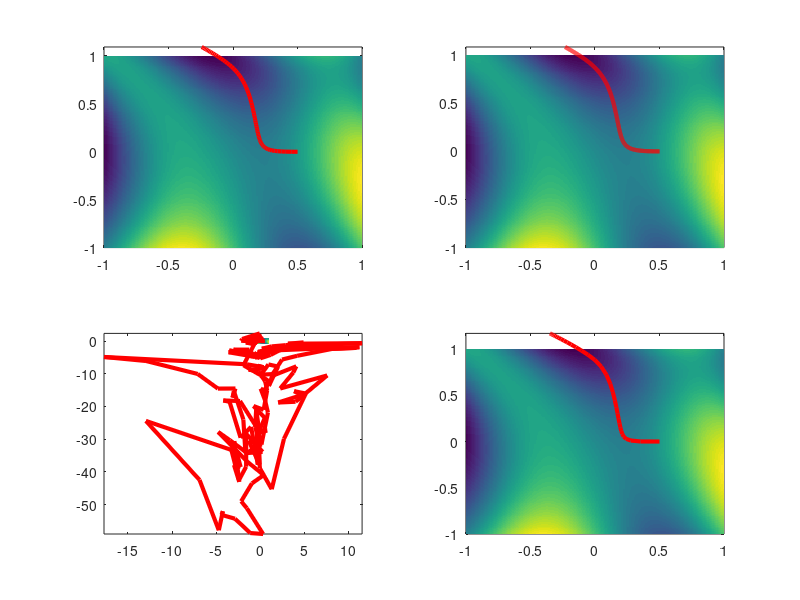
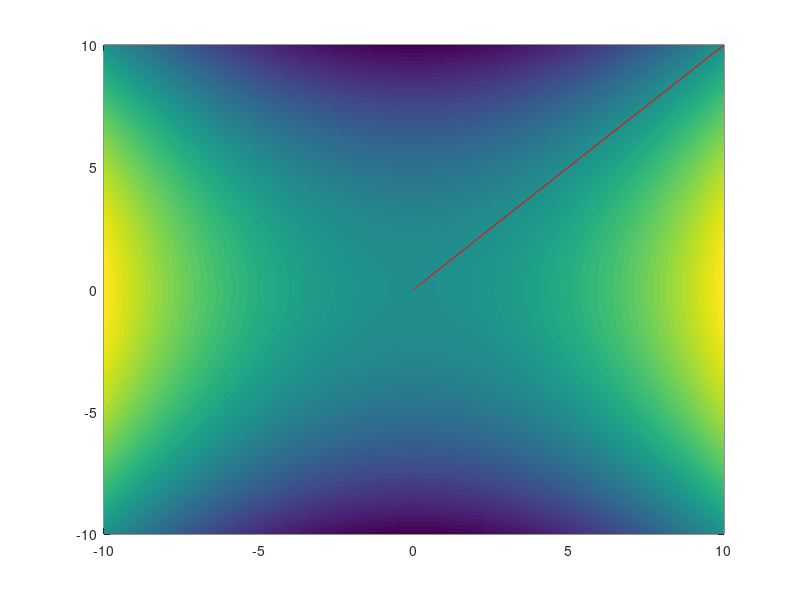

MATLAB code to generate these figures, in order:
clear all
clc

%Exercice 1
%A

[x,y]=meshgrid(-1:0.01:1,-1:0.01:1);
z =sin((1/2)*(x.^2)-(1/4)*(y.^2)+3).*cos(2*x+1+exp(y));

cont = 0;
aux = 0; %Aux store the value of the direction in the instant n-1. At the beginning the value is 0.
iterationsA = 0;
sol = [0.5,0]';%Start point
close all
subplot(2,2,1),pcolor(x,y,z),shading flat;hold on;
while(cont <= 5) %To stop the loop. cont will determine when it has to stop. (When the minimun ranges in very small values)
       x=sol(1);
       y=sol(2);
       dx = (cos((1/2)*(x.^2)-(1/4)*(y.^2)+3)*x*cos(2*x+1+exp(y)))-(sin(2*x+1+exp(y))*2*sin((1/2)*(x.^2)-(1/4)*(y.^2)+3));
       dy = (-cos((1/2)*(x.^2)-(1/4)*(y.^2)+3)*((2/4)*y)*cos(2*x+1+exp(y)))-(sin(2*x+1+exp(y))*exp(y)*sin((1/2)*(x.^2)-(1/4)*(y.^2)+3));
       aux = sol;
       sol = aux - 0.1 * [dx;dy];
       plot([aux(1) sol(1)],[aux(2) sol(2)],'r', 'LineWidth',3)
       iterationsA = iterationsA+1;
       if(abs(aux-sol) < 0.01)%if the current step defferentiates 0.01 of the previus one, 
           cont = cont+1;%the cont is incresead
       else
           cont = 0;
       end;
       pause(0.05)
end;
iterationsA %With 0.1 ratio of learning needs 69 iteratios.
sol

%B

[x,y]=meshgrid(-1:0.01:1,-1:0.01:1);
z =sin(1/2.*(x.^2)-1/4.*(y.^2)+3).*cos(2*x+1+exp(y));

cont = 0;
aux = 0; %Aux store the value of the direction in the instant n-1. At the beginning the value is 0.
iterationsB = 0;
sol = [0.5,0]';%Start point
subplot(2,2,2),pcolor(x,y,z),shading flat;hold on;
while(cont <= 5) %To stop the loop. cont will determine when it has to stop. (When the minimun ranges in very small values)
       x=sol(1);
       y=sol(2);
       dx = (cos(1/2.*(x.^2)-1/4.*(y.^2)+3)*x.*cos(2.*x+1+exp(y)))-(sin(2*x+1+exp(y))*2*sin(1/2.*(x.^2)-1/4.*(y.^2)+3));
       dy = (-cos(1/2.*(x.^2)-1/4.*(y.^2)+3)*(2/4.*y).*cos(2.*x+1+exp(y)))-(sin(2*x+1+exp(y))*exp(y)*sin(1/2.*(x.^2)-1/4.*(y.^2)+3));
       aux = sol;
       sol = aux - 0.01 * [dx;dy];
       plot([aux(1) sol(1)],[aux(2) sol(2)],'r', 'LineWidth',3)
       iterationsB = iterationsB+1;
       if(abs(aux-sol) < 0.0008)%if the current step defferentiates 0.0008 of the previus one, 
           cont = cont+1;%the cont is incresead
       else
           cont = 0;
       end;
       pause(0.05)
end;
iterationsB %With 0.01 of Ratio of learning needs 673 iterations.
sol


%C

[x,y]=meshgrid(-1:0.01:1,-1:0.01:1);
z =sin(1/2.*(x.^2)-1/4.*(y.^2)+3).*cos(2*x+1+exp(y));

cont = 0;
aux = 0; %Aux store the value of the direction in the instant n-1. At the beginning the value is 0.
iterationsC = 0;
sol = [0.5,0]';%Start point
subplot(2,2,3),pcolor(x,y,z),shading flat;hold on;
while(cont <= 5 && iterationsC <= 250) %To stop the loop. cont will determine when it has to stop. (When the minimun ranges in very small values)
       x=sol(1);
       y=sol(2);
       dx = (cos(1/2.*(x.^2)-1/4.*(y.^2)+3)*x.*cos(2.*x+1+exp(y)))-(sin(2*x+1+exp(y))*2*sin(1/2.*(x.^2)-1/4.*(y.^2)+3));
       dy = (-cos(1/2.*(x.^2)-1/4.*(y.^2)+3)*(2/4.*y).*cos(2.*x+1+exp(y)))-(sin(2*x+1+exp(y))*exp(y)*sin(1/2.*(x.^2)-1/4.*(y.^2)+3));
       aux = sol;
       sol = aux - 1 * [dx;dy];
       plot([aux(1) sol(1)],[aux(2) sol(2)],'r', 'LineWidth',3)
       iterationsC = iterationsC+1;
       if(abs(aux-sol) < 0.01)%if the current step defferentiates 0.01 of the previus one, 
           cont = cont+1;%the cont is incresead
       else
           cont = 0;
       end;
       pause(0.05)
end;
iterationsC
%The algorithm can't find the minimum because the ratio of learning is so
%big, so if i don't determine a maximum number of iterations, the algorithm
%never ends.
sol


%D

[x,y]=meshgrid(-1:0.01:1,-1:0.01:1);
z =sin(1/2.*(x.^2)-1/4.*(y.^2)+3).*cos(2*x+1+exp(y));

cont = 0;
aux = 0; %Aux store the value of the direction in the instant n-1. At the beginning the value is 0.
iterationsD = 0;
sol = [0.5,0]';%Start point
subplot(2,2,4),pcolor(x,y,z),shading flat;hold on;
while(cont <= 5) %To stop the loop. cont will determine when it has to stop. (When the minimun ranges in very small values)
       x=sol(1);
       y=sol(2);
       dx = (cos(1/2.*(x.^2)-1/4.*(y.^2)+3)*x.*cos(2.*x+1+exp(y)))-(sin(2*x+1+exp(y))*2*sin(1/2.*(x.^2)-1/4.*(y.^2)+3));
       dy = (-cos(1/2.*(x.^2)-1/4.*(y.^2)+3)*(2/4.*y).*cos(2.*x+1+exp(y)))-(sin(2*x+1+exp(y))*exp(y)*sin(1/2.*(x.^2)-1/4.*(y.^2)+3));
       aux = sol;
       sol = aux - 0.3 * [dx;dy];
       plot([aux(1) sol(1)],[aux(2) sol(2)],'r', 'LineWidth',3)
       iterationsD = iterationsD+1;
       if(abs(aux-sol) < 0.01)%if the current step defferentiates 0.01 of the previus one, 
           cont = cont+1;%the cont is incresead
       else
           cont = 0;
       end;
       pause(0.05)
end;
iterationsD %With 0.25 of ratio of learning nedds only 34 iterations.
%I ithnk that the best value is beteewn the fastest and the one than
%doesn't end. And then think in an average. When i try with 0.5 (the average),
%the step's still very big. Then i try with 0.25 of ratio of learning.
sol


%Exercise 2
[x,y]=meshgrid(-10:0.01:10,-10:0.01:10);
z = 100*(x.^2 - y.^2)+(1+x).^2;
cont = 0;
aux = 0; %Aux store the value of the direction in the instant n-1. At the beginning the value is 0.
iterations2 = 0;
sol = [10, 10]';%Start point
figure, pcolor(x,y,z),shading flat;hold on;
while(cont <= 5)    
       x=sol(1);
       y=sol(2);
       dx = 100*2*x+2*(x+1);
       dy = 100*2*y;       
       dxx = 200*2+2;         dxy = 0;
       dyx = 0;                     dyy = 200*2;       
       H = [dxx dxy;dyx dyy];      
       aux = sol;
       sol = aux - 0.1 * inv(H)  * ([dx;dy]);       
       plot([aux(1) sol(1)],[aux(2) sol(2)],'r')
       pause (0.05);
       iterations2 = iterations2+1;
       if(abs(aux-sol) < 0.001)%if the current step defferentiates 0.001 of the previus one, 
           cont = cont+1;%the cont is incresead
       else
           cont = 0;
       end;
       pause(0.05)
end;
iterations2
sol


